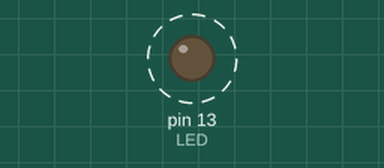
This sketch was run on a simulated Arduino Uno, built with avr-gcc and run on an emulated ATmega328P. On the bench: output pins drawn as LEDs (lit = HIGH). Dashed ring = blinking.

Above: at 0.5 s.
Timing chart, 0 to 4.6 s (numbered marks = the images above):
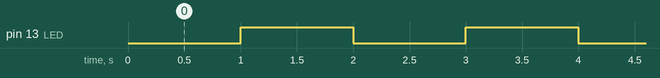

The sketch:

hardaware-timer-test.ino
```cpp
#define LED 13
boolean x=false;

ISR(TIMER1_OVF_vect) {
TCNT1=0x0BDC; // set initial value to remove time error (16bit counter register)
  x=!x; //toggle
}

void setup() {
  pinMode(LED, OUTPUT);

  TIMSK1=0x01; // enabled global and timer overflow interrupt;
  TCCR1A = 0x00; // normal operation page 148 (mode0);
  TCNT1=0x0BDC; // set initial value to remove time error (16bit counter register)
  TCCR1B = 0x04; // start timer/ set clock
};

void loop () {
  digitalWrite(LED, x);
};
```

Measured:
- by itself, pin 13 (LED): alternates HIGH for 1.0 s and LOW for 1.0 s
